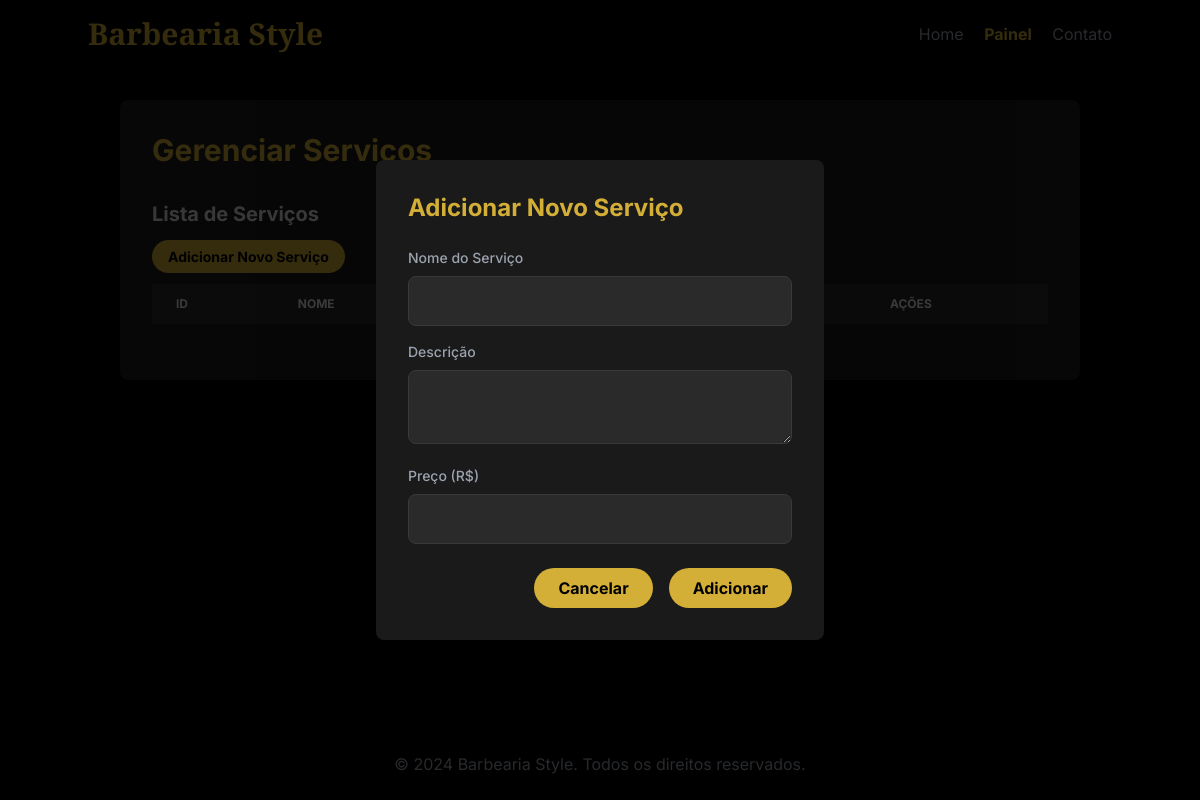
The page /servicos?adicionar_servico=True on the database as committed earlier.
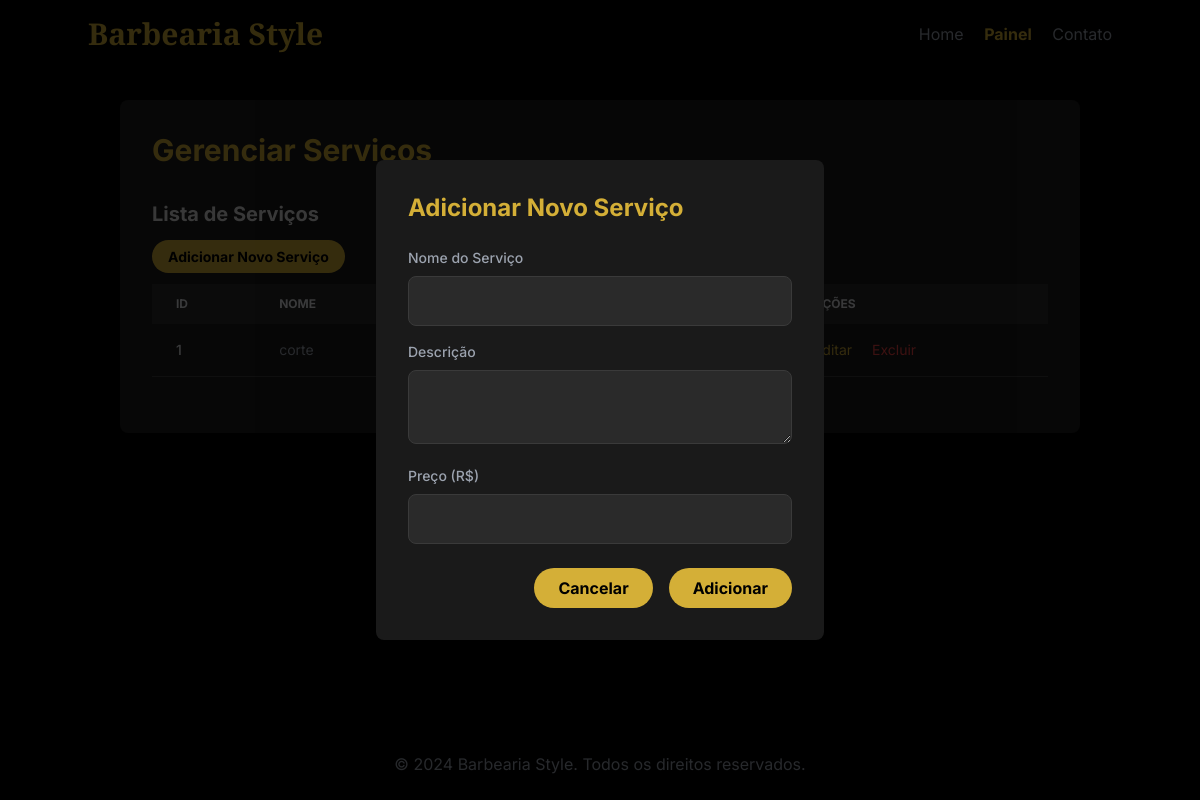
The same page on the database as committed later.
### tables this page shows
CREATE TABLE servicos
                 (
                     id
                     INTEGER
                     PRIMARY
                     KEY
                     AUTOINCREMENT,
                     nome
                     TEXT
                     NOT
                     NULL,
                     descricao
                     TEXT,
                     preco
                     REAL
                 );

### app.py (the view, shortened to what this page needs)
@app.route('/servicos', methods=['GET', 'POST'])
def gerenciar_servicos():
    conn = get_db_connection()
    servico_editar = None
    if 'editar_id' in request.args:
        servico_editar = conn.execute('SELECT * FROM servicos WHERE id = ?',
                                      (request.args.get('editar_id'),)).fetchone()
    servicos = conn.execute('SELECT * FROM servicos').fetchall()
    conn.close()
    return render_template('gerenciar_servicos.html', servicos=servicos, servico_editar=servico_editar)

### app.py (called while the page is built)
def get_db_connection():
    conn = sqlite3.connect('database.db')
    conn.row_factory = sqlite3.Row
    return conn

### templates/gerenciar_servicos.html (shortened to what the changed rows need)
<!DOCTYPE html>
<html lang="pt-BR">
<head>
    <script src="https://cdn.tailwindcss.com"></script>
</head>
<body class="antialiased flex flex-col min-h-screen">
    <header class="p-4 bg-black shadow-md">
        <nav class="container mx-auto flex justify-between items-center">
            <h1 class="text-3xl font-bold text-primary cinzel-font">Barbearia Style</h1>
        </nav>
    </header>
    <main class="flex-grow p-8 container mx-auto">
        <div class="bg-card p-8 rounded-lg shadow-2xl">
            <h2 class="text-3xl font-bold text-primary mb-8">Gerenciar Serviços</h2>
            <div class="mb-6">
                <div class="overflow-x-auto mt-4">
                    <table class="w-full text-sm text-left text-gray-400">
                        <thead class="text-xs text-gray-200 uppercase bg-[#2a2a2a]">
                            <tr>
                                <th scope="col" class="py-3 px-6">ID</th>
                                <th scope="col" class="py-3 px-6">Nome</th>
                                <th scope="col" class="py-3 px-6">Descrição</th>
                                <th scope="col" class="py-3 px-6">Preço</th>
                                <th scope="col" class="py-3 px-6">Ações</th>
                            </tr>
                        </thead>
                        <tbody>
                            {% for servico in servicos %}
                            <tr class="bg-card border-b border-[#3a3a3a]">
                                <td class="py-4 px-6 font-medium text-gray-200">{{ servico['id'] }}</td>
                                <td class="py-4 px-6">{{ servico['nome'] }}</td>
                                <td class="py-4 px-6">{{ servico['descricao'] }}</td>
                                <td class="py-4 px-6">R$ {{ "%.2f"|format(servico['preco']) }}</td>
                                <td class="py-4 px-6">
                                    <a href="{{ url_for('gerenciar_servicos', editar_id=servico['id']) }}" class="text-primary hover:underline mr-4">Editar</a>
                                    <a href="{{ url_for('gerenciar_servicos', excluir_servico=servico['id']) }}" class="text-red-500 hover:underline">Excluir</a>
                                </td>
                            </tr>
                            {% endfor %}
                        </tbody>
                    </table>
                </div>
            </div>
        </div>
    </main>
</body>
</html>

Rows that differ between the two databases and show on the page:
added servicos: id "1", nome "corte"
